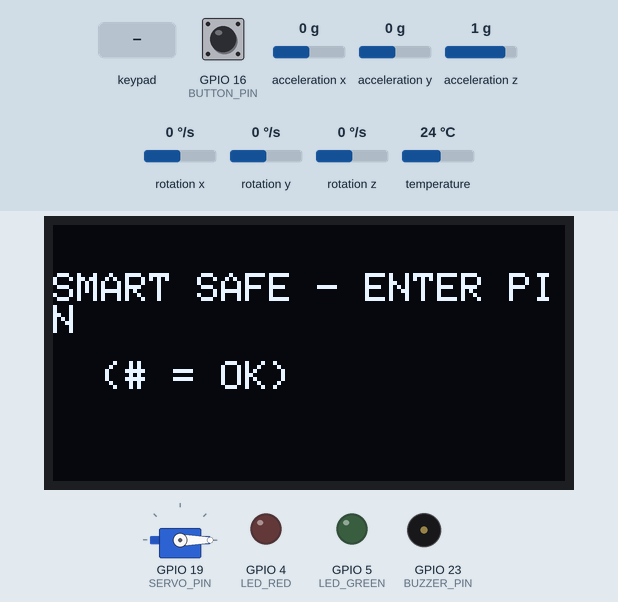
Bench run of a program on a simulated ESP32. On the bench: 128×64 one-colour display, servo, output pins drawn as LEDs (lit = HIGH), buzzer (waves = sounding). The test bench sets the inputs (shaded band); at power-on: acceleration x 0 g, acceleration y 0 g, acceleration z 1 g, GPIO 16 (BUTTON_PIN) HIGH, rotation x 0 °/s, rotation y 0 °/s, rotation z 0 °/s, temperature 24 °C. WiFi joins after 1.5 s; servers stay silent unless stated; uploads are accepted with an empty reply; what the program prints to the serial monitor is not drawn.

Above: at 2.3 s.
2.4 s: keypad keys 1 3 1 4 2 7 2 6 # pressed 0.4 s apart
At 4.1 s:
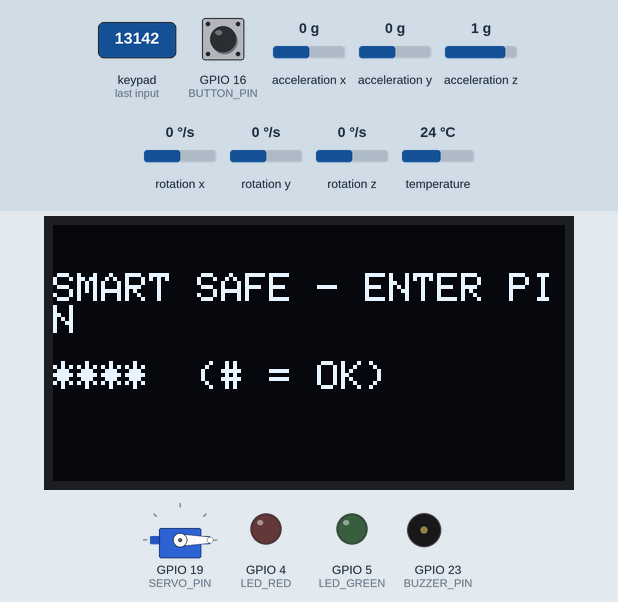
At 6.16 s:
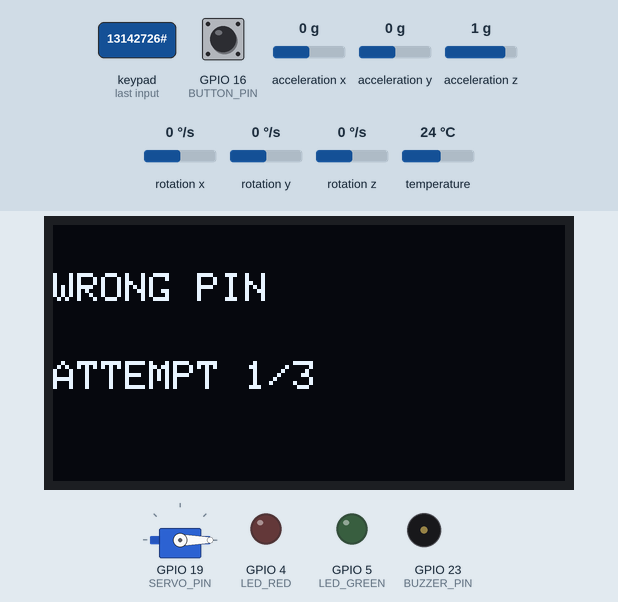
7.5 s: acceleration x set to -0.2 g
9.0 s: acceleration x set to -0.5 g
10.5 s: acceleration y set to -0.2 g
12.0 s: acceleration y set to -0.5 g
13.5 s: acceleration z set to 0.8 g
15.0 s: acceleration z set to 0.5 g
Timing chart, 0 to 17.5 s (numbered marks = the images above; inputs shaded):
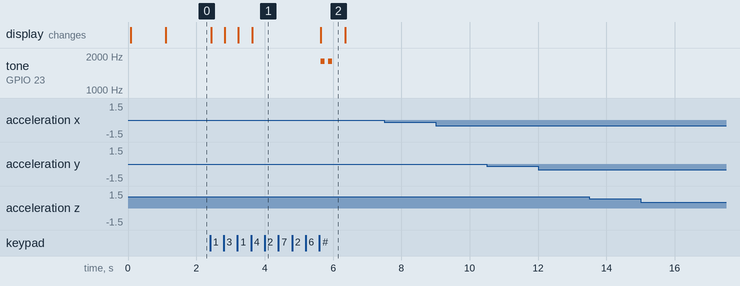

The program:

main.cpp
```cpp
#include <Arduino.h>
#include <Wire.h>
#include <Keypad.h>
#include <Adafruit_GFX.h>
#include <Adafruit_SSD1306.h>
#include <Adafruit_MPU6050.h>
#include <Adafruit_Sensor.h>
#include <ESP32Servo.h>
#include <math.h>
#include <WiFi.h>
#include <HTTPClient.h>
#include <freertos/FreeRTOS.h>
#include <freertos/queue.h>
#include <freertos/task.h>

// ================= KONFIGURASI API LARAVEL LOKAL (WOKWI VS CODE) =================
const char* WIFI_SSID         = "Wokwi-GUEST";
const char* WIFI_PASS         = "";
const char* API_DATA_URL      = "http://host.wokwi.internal:8000/api/brankas/data";
const char* API_HEARTBEAT_URL = "http://host.wokwi.internal:8000/api/brankas/heartbeat";
const int   ID_PERANGKAT      = 1;
const unsigned long HEARTBEAT_INTERVAL = 15000; // Kirim heartbeat tiap 15 detik

// ================= PIN ESP32 =================
#define SERVO_PIN   19
#define BUZZER_PIN  23
#define LED_RED     4
#define LED_GREEN   5
#define BUTTON_PIN  16

// I2C: OLED + MPU6050
#define I2C_SDA 21
#define I2C_SCL 22

// ================= OLED =================
#define SCREEN_WIDTH 128
#define SCREEN_HEIGHT 64
Adafruit_SSD1306 display(SCREEN_WIDTH, SCREEN_HEIGHT, &Wire, -1);

// ================= SENSOR & AKTUATOR =================
Adafruit_MPU6050 mpu;
Servo lockServo;

// ================= KEYPAD 4x4 =================
const byte ROWS = 4;
const byte COLS = 4;

char keys[ROWS][COLS] = {
  {'1','2','3','A'},
  {'4','5','6','B'},
  {'7','8','9','C'},
  {'*','0','#','D'}
};

byte rowPins[ROWS] = {13, 14, 27, 26};
byte colPins[COLS] = {25, 33, 32, 18};

Keypad keypad = Keypad(makeKeymap(keys), rowPins, colPins, ROWS, COLS);

// ================= PENGATURAN KEAMANAN =================
const String correctPIN = "1234";
String enteredPIN = "";

const unsigned long unlockDuration = 10000; // 10 detik
uint32_t unlockStartedAt = 0;

const float vibrationThreshold = 3.0; // m/s^2
const unsigned long sensorInterval = 50;
unsigned long lastSensorRead = 0;

int wrongAttempts = 0;
bool alarmActive = false;
bool unlocked = false;
bool mpuReady = false;
bool firstReading = true;

float previousX = 0;
float previousY = 0;
float previousZ = 0;

bool lastButtonState = HIGH;
bool stableButtonState = HIGH;
unsigned long lastButtonChange = 0;
const unsigned long debounceMs = 40;

// ================= ANTREAN EVENT HTTP (FREERTOS) =================
enum class AlarmReason { None, WrongPin, Vibration };
enum class SafeEvent { Opened, AutoLocked, WrongPin, Alarm, Reset };

struct EventRecord {
  SafeEvent event;
  AlarmReason alarm;
  bool unlocked;
  uint8_t attempts;
};

QueueHandle_t eventQueue = nullptr;
AlarmReason alarmReason = AlarmReason::None;

void recordEvent(SafeEvent event) {
  if (!eventQueue) return;
  const EventRecord entry = {event, alarmReason, unlocked, (uint8_t)wrongAttempts};
  if (xQueueSend(eventQueue, &entry, 0) != pdPASS) {
    EventRecord discarded;
    xQueueReceive(eventQueue, &discarded, 0);
    xQueueSend(eventQueue, &entry, 0);
  }
}

void sendEventHttp(const EventRecord &entry) {
  const char* statusPintu = entry.unlocked ? "terbuka" : "terkunci";
  const char* statusAlarm = (entry.alarm != AlarmReason::None) ? "bahaya" : "aman";

  char aktivitas[64];
  char hasil[64];

  switch (entry.event) {
    case SafeEvent::Opened:
      snprintf(aktivitas, sizeof(aktivitas), "Validasi PIN");
      snprintf(hasil, sizeof(hasil), "Berhasil");
      break;
    case SafeEvent::AutoLocked:
      snprintf(aktivitas, sizeof(aktivitas), "Kunci Otomatis");
      snprintf(hasil, sizeof(hasil), "Terkunci");
      break;
    case SafeEvent::WrongPin:
      snprintf(aktivitas, sizeof(aktivitas), "Validasi PIN");
      snprintf(hasil, sizeof(hasil), "Gagal (%u/3)", (unsigned)entry.attempts);
      break;
    case SafeEvent::Alarm:
      if (entry.alarm == AlarmReason::Vibration) {
        snprintf(aktivitas, sizeof(aktivitas), "Deteksi Getaran");
        snprintf(hasil, sizeof(hasil), "Bahaya - Alarm Aktif");
      } else {
        snprintf(aktivitas, sizeof(aktivitas), "Validasi PIN (3x Salah)");
        snprintf(hasil, sizeof(hasil), "Gagal - Alarm Aktif");
      }
      break;
    case SafeEvent::Reset:
      snprintf(aktivitas, sizeof(aktivitas), "Reset Alarm");
      snprintf(hasil, sizeof(hasil), "Berhasil");
      break;
  }

  char payload[256];
  snprintf(payload, sizeof(payload),
      R"({"id_perangkat":%d,"aktivitas":"%s","hasil":"%s","status_pintu":"%s","status_alarm":"%s"})",
      ID_PERANGKAT, aktivitas, hasil, statusPintu, statusAlarm);

  WiFiClient client;
  HTTPClient http;
  http.setTimeout(5000);
  http.begin(client, API_DATA_URL);
  http.addHeader("Content-Type", "application/json");
  http.addHeader("Accept", "application/json");

  int httpCode = http.POST(payload);
  Serial.printf("[HTTP DATA] %s (%s) -> HTTP %d\n", aktivitas, hasil, httpCode);
  if (httpCode > 0 && httpCode != 201) {
    Serial.println("[RESPON] " + http.getString());
  }
  http.end();
}

void sendHeartbeatHttp() {
  char payload[48];
  snprintf(payload, sizeof(payload), R"({"id_perangkat":%d})", ID_PERANGKAT);

  WiFiClient client;
  HTTPClient http;
  http.setTimeout(5000);
  http.begin(client, API_HEARTBEAT_URL);
  http.addHeader("Content-Type", "application/json");
  http.addHeader("Accept", "application/json");

  int httpCode = http.POST(payload);
  Serial.printf("[HTTP HEARTBEAT] -> HTTP %d\n", httpCode);
  http.end();
}

// Task terpisah menjaga keypad, servo, dan alarm tetap responsif saat kirim HTTP
void networkTask(void *parameter) {
  (void)parameter;

  WiFi.mode(WIFI_STA);
  WiFi.setAutoReconnect(true);
  WiFi.begin(WIFI_SSID, WIFI_PASS, 6);
  Serial.println("Menghubungkan Wi-Fi Wokwi-GUEST...");

  bool wifiReported = false;
  uint32_t lastWiFiAttempt = millis();
  uint32_t lastHeartbeat = 0;

  for (;;) {
    if (WiFi.status() != WL_CONNECTED) {
      if (wifiReported) {
        wifiReported = false;
        Serial.println("Wi-Fi terputus.");
      }
      if (millis() - lastWiFiAttempt >= 10000) {
        lastWiFiAttempt = millis();
        WiFi.reconnect();
      }
      vTaskDelay(pdMS_TO_TICKS(100));
      continue;
    }

    if (!wifiReported) {
      wifiReported = true;
      Serial.println("Wi-Fi tersambung! Mengirim heartbeat awal...");
      sendHeartbeatHttp();
      lastHeartbeat = millis();
    }

    // Kirim semua event yang masuk antrean
    EventRecord pendingEvent;
    if (xQueueReceive(eventQueue, &pendingEvent, 0) == pdPASS) {
      sendEventHttp(pendingEvent);
      lastHeartbeat = millis(); // storeData sudah memperbarui last_seen di Laravel
    }

    // Kirim heartbeat berkala jika perangkat sedang standby
    if (millis() - lastHeartbeat >= HEARTBEAT_INTERVAL) {
      sendHeartbeatHttp();
      lastHeartbeat = millis();
    }

    vTaskDelay(pdMS_TO_TICKS(50));
  }
}

// ================= FUNGSI OLED =================
void showMessage(const String &line1, const String &line2) {
  display.clearDisplay();
  display.setTextColor(SSD1306_WHITE);
  display.setTextSize(1);
  display.setCursor(0, 12);
  display.println(line1);
  display.setCursor(0, 34);
  display.println(line2);
  display.display();
}

void showPinEntry() {
  String masked = "";
  for (unsigned int i = 0; i < enteredPIN.length(); i++) masked += '*';
  showMessage("SMART SAFE - ENTER PIN", masked + "  (# = OK)");
}

// ================= KUNCI PINTU =================
void lockDoor() {
  lockServo.write(0);
  unlocked = false;
  firstReading = true;
  digitalWrite(LED_GREEN, LOW);
  digitalWrite(LED_RED, LOW);
  showMessage("SMART SAFE BOX", "STATUS: LOCKED");
}

void unlockDoor() {
  lockServo.write(90);
  unlocked = true;
  unlockStartedAt = millis();
  wrongAttempts = 0;
  enteredPIN = "";

  digitalWrite(LED_GREEN, HIGH);
  digitalWrite(LED_RED, LOW);
  tone(BUZZER_PIN, 1500, 120);
  showMessage("ACCESS GRANTED", "DOOR UNLOCKED");
  recordEvent(SafeEvent::Opened);
}

// ================= ALARM =================
void activateAlarm(AlarmReason reason) {
  if (alarmActive) return;

  alarmActive = true;
  alarmReason = reason;
  digitalWrite(LED_GREEN, LOW);
  digitalWrite(LED_RED, HIGH);
  tone(BUZZER_PIN, 2200);
  showMessage("SECURITY ALERT!", reason == AlarmReason::Vibration
      ? "VIBRATION DETECTED" : "3 WRONG PIN");
  recordEvent(SafeEvent::Alarm);
}

void resetAlarm() {
  alarmActive = false;
  alarmReason = AlarmReason::None;
  wrongAttempts = 0;
  enteredPIN = "";
  noTone(BUZZER_PIN);
  digitalWrite(BUZZER_PIN, LOW);
  digitalWrite(LED_RED, LOW);

  if (unlocked) {
    showMessage("ACCESS GRANTED", "DOOR UNLOCKED");
  } else {
    lockDoor();
    showPinEntry();
  }
  recordEvent(SafeEvent::Reset);
}

// ================= DETEKSI GETARAN =================
void checkVibration() {
  if (!mpuReady || unlocked || alarmActive) return;
  if (millis() - lastSensorRead < sensorInterval) return;
  lastSensorRead = millis();

  sensors_event_t accel, gyro, temp;
  mpu.getEvent(&accel, &gyro, &temp);

  float x = accel.acceleration.x;
  float y = accel.acceleration.y;
  float z = accel.acceleration.z;

  if (firstReading) {
    previousX = x;
    previousY = y;
    previousZ = z;
    firstReading = false;
    return;
  }

  float delta = sqrtf(
    (x - previousX) * (x - previousX) +
    (y - previousY) * (y - previousY) +
    (z - previousZ) * (z - previousZ)
  );

  previousX = x;
  previousY = y;
  previousZ = z;

  if (delta > vibrationThreshold) {
    activateAlarm(AlarmReason::Vibration);
  }
}

// ================= INPUT KEYPAD =================
const unsigned int wrongPinBeepHz = 1800;
const unsigned long wrongPinBeepMs = 120;
const unsigned long wrongPinPauseMs = 100;
const unsigned long wrongPinMessageMs = 700;

void checkKeypad() {
  if (alarmActive || unlocked) return;

  char key = keypad.getKey();
  if (!key) return;

  if (key == '*') {
    enteredPIN = "";
    showPinEntry();
    return;
  }

  if (key == '#') {
    if (enteredPIN == correctPIN) {
      unlockDoor();
    } else {
      wrongAttempts++;
      enteredPIN = "";

      if (wrongAttempts >= 3) {
        // Salah ke-3: alarm bunyi & status perangkat berubah jadi "bahaya"
        activateAlarm(AlarmReason::WrongPin);
      } else {
        // Salah ke-1 & ke-2: kirim log Gagal, status_alarm tetap "aman"
        recordEvent(SafeEvent::WrongPin);
        showMessage("WRONG PIN", "ATTEMPT " + String(wrongAttempts) + "/3");
        tone(BUZZER_PIN, wrongPinBeepHz, wrongPinBeepMs);
        delay(wrongPinBeepMs + wrongPinPauseMs);
        tone(BUZZER_PIN, wrongPinBeepHz, wrongPinBeepMs);
        delay(wrongPinMessageMs - wrongPinBeepMs - wrongPinPauseMs);
        showPinEntry();
      }
    }
    return;
  }

  if (key >= '0' && key <= '9' && enteredPIN.length() < 4) {
    enteredPIN += key;
    showPinEntry();
  }
}

// ================= PUSH BUTTON RESET =================
void checkResetButton() {
  bool reading = digitalRead(BUTTON_PIN);

  if (reading != lastButtonState) {
    lastButtonChange = millis();
    lastButtonState = reading;
  }

  if (reading != stableButtonState && millis() - lastButtonChange >= debounceMs) {
    stableButtonState = reading;
    if (stableButtonState == LOW && alarmActive) resetAlarm();
  }
}

// ================= SETUP =================
void setup() {
  Serial.begin(115200);

  pinMode(BUZZER_PIN, OUTPUT);
  pinMode(LED_RED, OUTPUT);
  pinMode(LED_GREEN, OUTPUT);
  pinMode(BUTTON_PIN, INPUT_PULLUP);

  digitalWrite(LED_RED, LOW);
  digitalWrite(LED_GREEN, LOW);
  digitalWrite(BUZZER_PIN, LOW);

  Wire.begin(I2C_SDA, I2C_SCL);

  if (!display.begin(SSD1306_SWITCHCAPVCC, 0x3C)) {
    Serial.println("OLED tidak terdeteksi. Periksa wiring SDA/SCL dan alamat I2C.");
    while (true) delay(10);
  }

  display.clearDisplay();
  display.display();

  mpuReady = mpu.begin(0x68, &Wire);
  if (mpuReady) {
    mpu.setAccelerometerRange(MPU6050_RANGE_8_G);
    mpu.setGyroRange(MPU6050_RANGE_500_DEG);
    mpu.setFilterBandwidth(MPU6050_BAND_21_HZ);
  } else {
    Serial.println("MPU6050 tidak terdeteksi. Periksa wiring I2C.");
    showMessage("MPU6050 ERROR", "CHECK CONNECTION");
    while (true) delay(10);
  }

  ESP32PWM::allocateTimer(1);
  lockServo.setPeriodHertz(50);
  lockServo.attach(SERVO_PIN, 500, 2400);
  lockDoor();

  delay(1000);
  showPinEntry();
  Serial.println("SMART SAFE BOX READY");

  eventQueue = xQueueCreate(24, sizeof(EventRecord));
  if (!eventQueue) {
    Serial.println("Antrean event gagal dibuat.");
    return;
  }

  if (xTaskCreate(networkTask, "http_sync", 8192, nullptr, 1, nullptr) != pdPASS) {
    Serial.println("Task HTTP gagal dibuat.");
  }
}

// ================= LOOP =================
void loop() {
  checkResetButton();

  if (alarmActive) {
    delay(5);
    return;
  }

  checkVibration();
  checkKeypad();

  if (unlocked && millis() - unlockStartedAt >= unlockDuration) {
    lockDoor();
    showPinEntry();
    recordEvent(SafeEvent::AutoLocked);
  }

  delay(5);
}
```

Measured:
- after the input at 2.4 s, tone on GPIO 23 (BUZZER_PIN): alternates 1800 Hz for 0.12 s and silent for 0.10 s, 4 changes in all, then stays silent, starting after 3.2 s; the display: first changes at once (image 1 shows a later state)
- after the input at 7.5 s, every drawn part: stays the same
- after the input at 9.0 s, every drawn part: stays the same
- after the input at 10.5 s, every drawn part: stays the same
- after the input at 12.0 s, every drawn part: stays the same
- after the input at 13.5 s, every drawn part: stays the same
- after the input at 15.0 s, every drawn part: stays the same
- what the display in image 2 shows lasts 0.8 s, from 5.6 s to 6.4 s
